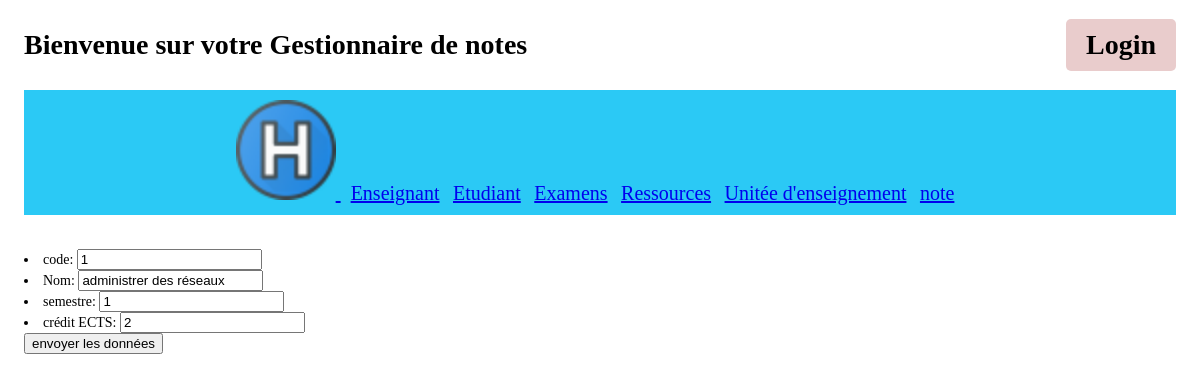
The page /gestionnote/updateunite/1 on the database its author committed.
### gestionnote/models.py (models this page shows, shortened)
class Unite(models.Model): #déclare la classe Livre héritant de la classe Model, classe de base des modèles
    code = models.CharField(max_length=50, primary_key = True, default=None)
    Nom = models.CharField(max_length=50) # défini un champs de type texte de 100 caractères maximum
    semestre = models.IntegerField(max_length = 1)
    crédit_ECTS = models.IntegerField(blank=True, max_length= 3)

### gestionnote/views.py (the view)
# urls.py: path('updateunite/<int:id>', views.updateunite, name='update',),
def updateunite(request, id):
    unite = get_object_or_404(models.Unite, pk=id)
    form = UniteForm(instance=unite)
    """
    if request.method == 'POST':
        form = LivreForm(instance=livre)
        if form.is_valid():
            form.save()
            return redirect('nom-de-la-page')
    """
    return render(request, 'gestionnote/updateunite.html', {'form': form, 'id': id})

### gestionnote/forms.py
class UniteForm(ModelForm):
    class Meta:
        model = models.Unite
        fields = ['code','Nom', 'semestre', 'crédit_ECTS']
        labels = {
            'code' :_('code'),
            'Nom': _('Nom'),
            'semestre': _('semestre'),
            'crédit_ECTS': _('crédit ECTS'),
        }

### gestionnote/templates/gestionnote/updateunite.html (shortened to what this page needs)
{% extends 'gestionnote/main.html' %}
{% block content %}
    <form method="post" action="/gestionnote/traitementupdateunite/{{id}}">
    {{ form.as_ul }}
    <input type="submit" value="envoyer les données" />
{% endblock %}

### gestionnote/static/gestionnote/styles.css (style rules this page uses)
body { font-family: Arial, sans-serif; margin: 0 2%; padding: 0; font-family: "Raleway"; font-size: 14px; font-weight: 500; -webkit-font-smoothing: antialiased; }

### rows shown on the page
Unite: code "1", Nom "administrer des réseaux", semestre "1", crédit_ECTS "2"
